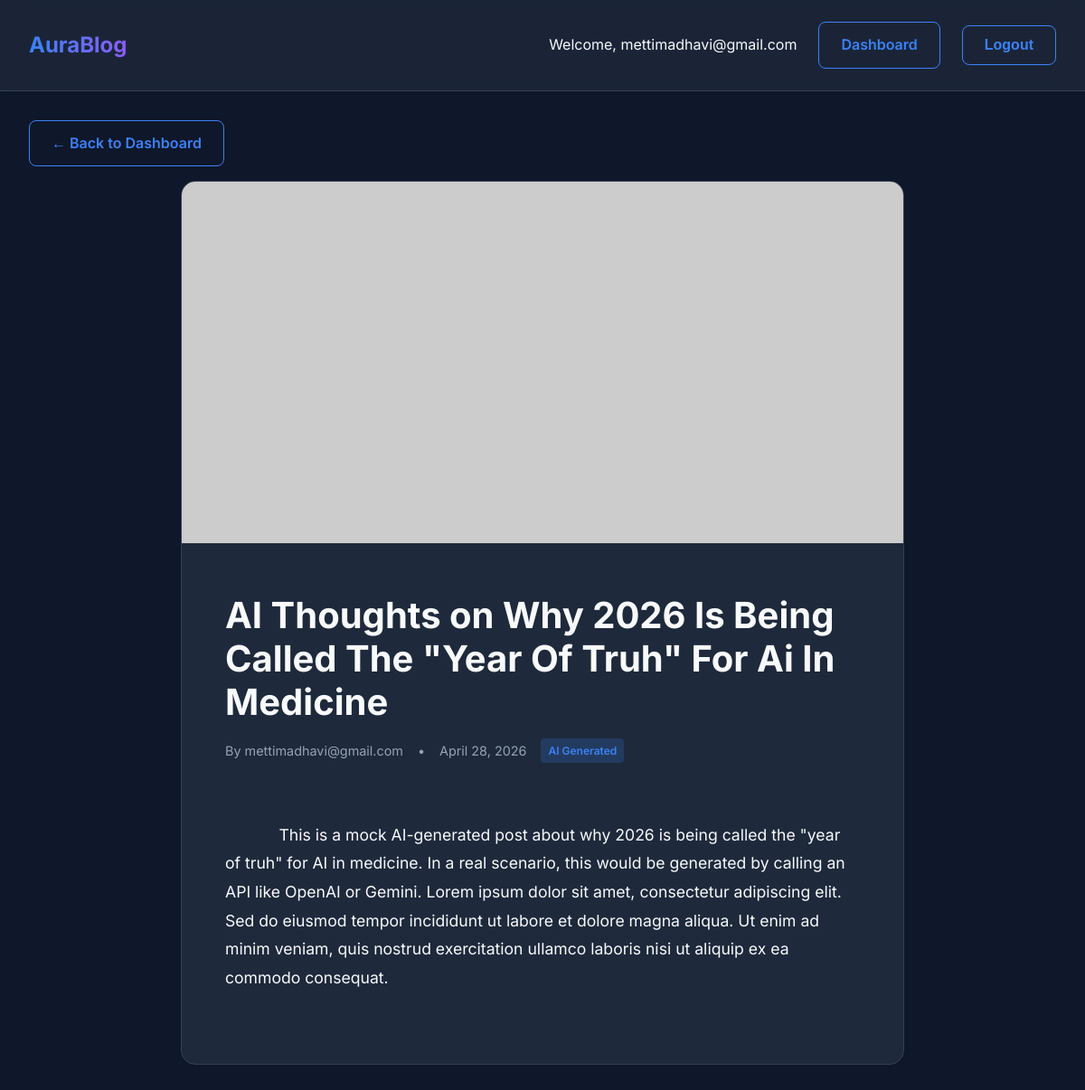
Page /post/2/ (signed in) on the committed database.
### blog/models.py (models this page shows, shortened)
class BlogPost(models.Model):
    title = models.CharField(max_length=200)
    content = models.TextField()
    author = models.ForeignKey(User, on_delete=models.CASCADE, related_name='blog_posts')
    created_at = models.DateTimeField(auto_now_add=True)
    updated_at = models.DateTimeField(auto_now=True)
    unsplash_image_url = models.URLField(blank=True, null=True, help_text="Cover image URL from Unsplash")
    is_ai_generated = models.BooleanField(default=False)
    class Meta:
        ordering = ['-created_at']

### blog/views.py (the view)
# urls.py: path('post/<int:pk>/', views.post_detail, name='post_detail'),
@login_required
def post_detail(request, pk):
    post = BlogPost.objects.get(pk=pk, author=request.user)
    return render(request, 'blog/post_detail.html', {'post': post})

### templates/blog/post_detail.html (shortened to what this page needs)
{% extends 'base.html' %}
{% block content %}
<div class="dashboard-header" style="margin-bottom: 1rem;">
    <a href="{% url 'dashboard' %}" class="btn btn-outline">&larr; Back to Dashboard</a>
</div>
<article class="post-detail">
    {% if post.unsplash_image_url %}
        <img src="{{ post.unsplash_image_url }}" alt="Cover image" class="detail-image">
    {% endif %}
    <div class="detail-body">
        <h1 class="detail-title">{{ post.title }}</h1>
        <div class="detail-meta">
            <span>By {{ post.author.username }}</span>
            <span>&bull;</span>
            <span>{{ post.created_at|date:"F d, Y" }}</span>
            {% if post.is_ai_generated %}
                <span class="badge">AI Generated</span>
            {% endif %}
        </div>
        <div class="detail-text">
            {{ post.content }}
        </div>
    </div>
</article>
{% endblock %}

### templates/base.html (shortened to what this page needs)
<!DOCTYPE html>
<html lang="en">
<head>
    {% load static %}
    <link rel="stylesheet" href="{% static 'css/style.css' %}">
</head>
<body>
    <nav class="navbar">
        <a href="{% url 'dashboard' %}" class="navbar-brand">AuraBlog</a>
        <div class="nav-links">
            {% if user.is_authenticated %}
            <span>Welcome, {{ user.username }}</span>
            <a href="{% url 'dashboard' %}" class="btn btn-outline">Dashboard</a>
            <form method="post" action="{% url 'logout' %}" style="display:inline;">
                <button type="submit" class="btn btn-outline">Logout</button>
            </form>
            {% else %}
            <a href="{% url 'login' %}">Login</a>
            <a href="{% url 'register' %}" class="btn btn-primary">Sign Up</a>
            {% endif %}
        </div>
    </nav>
    <main class="container">
        {% block content %}
        {% endblock %}
    </main>
</body>
</html>

### static/css/style.css (style rules this page uses)
:root { --bg-color: #0f172a; --card-bg: #1e293b; --text-primary: #f8fafc; --text-secondary: #94a3b8; --accent: #3b82f6; --accent-hover: #2563eb; --border-color: #334155; --font-family: 'Inter', sans-serif; --error-color: #ef4444; }
* { box-sizing: border-box; margin: 0; padding: 0; }
body { font-family: var(--font-family); background-color: var(--bg-color); color: var(--text-primary); line-height: 1.6; display: flex; flex-direction: column; min-height: 100vh; }
a { color: var(--accent); text-decoration: none; transition: color 0.3s ease; }
.navbar { display: flex; justify-content: space-between; align-items: center; padding: 1.5rem 2rem; background-color: rgba(30, 41, 59, 0.8); backdrop-filter: blur(10px); border-bottom: 1px solid var(--border-color); position: sticky; top: 0; z-index: 100; }
.navbar-brand { font-size: 1.5rem; font-weight: 700; background: linear-gradient(90deg, #3b82f6, #8b5cf6); -webkit-background-clip: text; -webkit-text-fill-color: transparent; }
.nav-links { display: flex; gap: 1.5rem; align-items: center; }
.btn { display: inline-block; padding: 0.75rem 1.5rem; border-radius: 8px; font-weight: 600; cursor: pointer; transition: all 0.3s ease; border: none; font-size: 1rem; }
.btn-outline { background: transparent; border: 1px solid var(--accent); color: var(--accent); }
.container { max-width: 1200px; margin: 0 auto; padding: 2rem; flex-grow: 1; width: 100%; }
.dashboard-header { display: flex; justify-content: space-between; align-items: center; margin-bottom: 2rem; }
.badge { background-color: rgba(59, 130, 246, 0.2); color: var(--accent); padding: 0.25rem 0.5rem; border-radius: 4px; font-size: 0.75rem; font-weight: 600; }
.post-detail { max-width: 800px; margin: 0 auto; background-color: var(--card-bg); border-radius: 16px; overflow: hidden; border: 1px solid var(--border-color); }
.detail-image { width: 100%; height: 400px; object-fit: cover; }
.detail-body { padding: 3rem; }
.detail-title { font-size: 2.5rem; margin-bottom: 1rem; line-height: 1.2; }
.detail-meta { display: flex; gap: 1rem; align-items: center; color: var(--text-secondary); margin-bottom: 2rem; font-size: 0.9rem; }
.detail-text { font-size: 1.1rem; line-height: 1.8; color: var(--text-primary); white-space: pre-wrap; }

### rows in the picture
BlogPost: title "AI Thoughts on Why 2026 Is Being Called The \"Year Of Truh\" For Ai In Medicine", author.username "mettimadhavi@gmail.com", created_at "April 28, 2026", content "This is a mock AI-generated post about why 2026 is being called the \"year of truh\" for AI in medicine. In a real scenario, this would be generated by calling an API like OpenAI or Gemini. Lorem ipsum dolor sit amet, consectetur adipiscing elit. Sed do eiusmod tempor incididunt ut labore et dolore magna aliqua. Ut enim ad minim veniam, quis nostrud exercitation ullamco laboris nisi ut aliquip ex ea commodo consequat."

### other values in the picture
{{ user.username }} "mettimadhavi@gmail.com"
